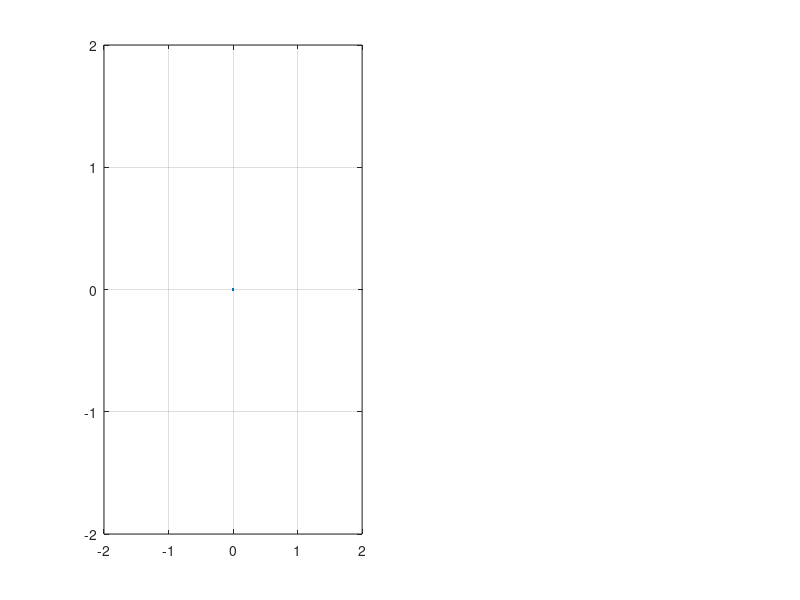

Source code (MATLAB): (Note: this script raises an error after producing the figure.)

close all

color = jet(10);
subplot(1,2,1)
plot(0,0)
hold on
xlim([-2.0,2.0])
ylim([-2.0,2.0])
grid on

for x = 3:9
    subplot(1,2,1)
    filename = ['Log',num2str(x+1),'.mat'];
    load(filename);
    img = rangeImage(ranges,1,true);
    
    plot(img.xArray,img.yArray,'Color',color(x+1,:),'Marker','+','LineStyle','none');
    subplot(1,2,2)
    grid on
    
    n= 1;
    lines = [0,0,0,0];
    errMax = 1000;
    numMax = 1;
    col = copper(40);
    for i = 1:img.numPix
        [err, num, th] = findLineCandidate(img,i,0.125);

        if num > numMax || (num == numMax && err<errMax)
            lines(n,:) = [i,num,th*180/pi,err];
            n=n+1;
            errMax = err;
            numMax = num;
            plot([img.xArray(mod((lines(end,1)-1)-lines(end,2),img.numPix)+1),
            img.xArray(mod((lines(end,1)-1)+lines(end,2),img.numPix)+1)],...
            [img.yArray(mod((lines(end,1)-1)-lines(end,2),img.numPix)+1),
            img.yArray(mod((lines(end,1)-1)+lines(end,2),img.numPix)+1)],'o-','Color',col(n,:));
            xlim([-2.0,2.0])
            ylim([-2.0,2.0])
            grid on
            hold on
        end
    end
    plot(img.xArray(mod((lines(end,1)-1)-lines(end,2),img.numPix)+1:mod((lines(end,1)-1)+lines(end,2),img.numPix)+1),...
    img.yArray(mod((lines(end,1)-1)-lines(end,2),img.numPix)+1:mod((lines(end,1)-1)+lines(end,2),img.numPix)+1),'r-','Linewidth',3);
input('next');
end